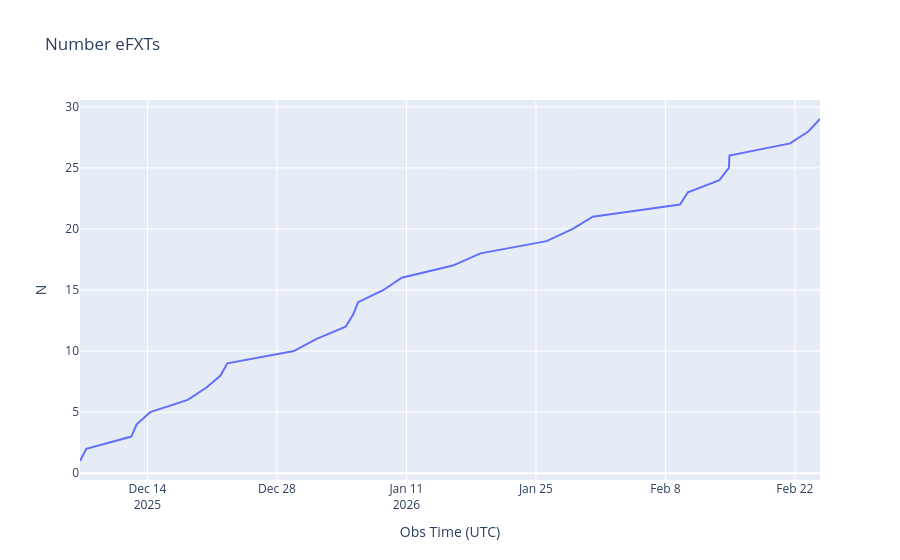
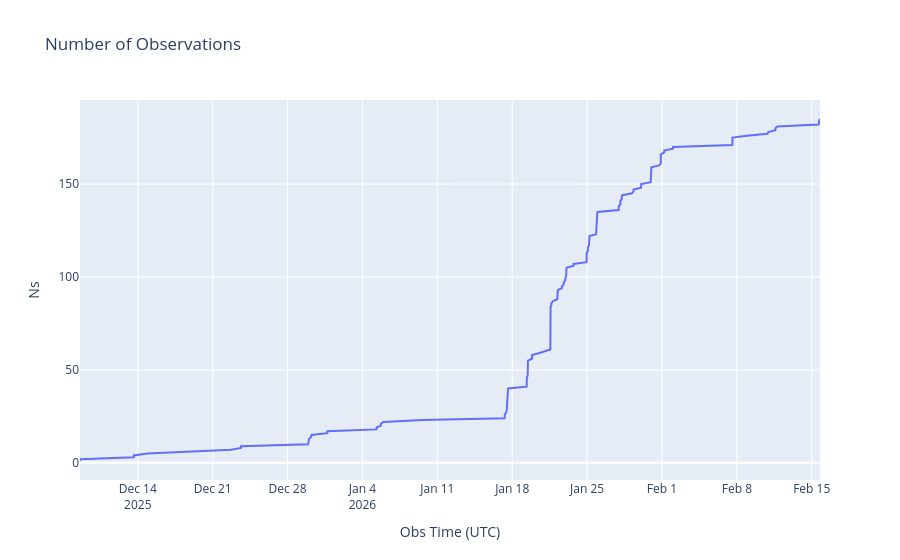

The notebook cell these images were saved under, in order:
### Code cell
show_cumulative_observations()

### Figure 1 — Plotly figure (JSON) as saved in the notebook; plotly's stock layout.template omitted (floating-point values rounded to 4 significant figures)
{"data": [{"hovertemplate": "Obs Time (UTC)=%{x}<br>N=%{y}<extra></extra>", "legendgroup": "", "line": {"color": "#636efa", "dash": "solid"}, "marker": {"symbol": "circle"}, "mode": "lines", "name": "", "orientation": "v", "showlegend": false, "type": "scatter", "x": ["2025-12-06T17:01:24.000000000", "2025-12-07T09:23:03.000000000", "2025-12-12T06:12:52.000000000", "2025-12-12T20:05:17.000000000", "2025-12-14T07:20:22.000000000", "2025-12-18T08:33:12.000000000", "2025-12-20T08:26:43.000000000", "2025-12-21T21:39:06.000000000", "2025-12-22T15:18:06.000000000", "2025-12-29T19:58:49.000000000", "2026-01-01T06:35:42.000000000", "2026-01-04T10:25:44.000000000", "2026-01-05T05:50:30.000000000", "2026-01-05T18:47:36.000000000", "2026-01-08T12:32:58.000000000", "2026-01-10T11:58:23.000000000", "2026-01-16T00:27:01.000000000", "2026-01-19T00:11:49.000000000", "2026-01-26T03:25:54.000000000", "2026-01-28T23:39:59.000000000", "2026-01-31T03:31:25.000000000", "2026-02-09T13:44:06.000000000", "2026-02-10T10:23:01.000000000", "2026-02-13T19:58:40.000000000", "2026-02-14T20:38:04.000000000", "2026-02-14T22:03:34.000000000", "2026-02-21T11:43:14.000000000", "2026-02-23T11:20:27.000000000", "2026-02-24T17:03:42.000000000"], "xaxis": "x", "y": [1, 2, 3, 4, 5, 6, 7, 8, 9, 10, 11, 12, 13, 14, 15, 16, 17, 18, 19, 20, 21, 22, 23, 24, 25, 26, 27, 28, 29], "yaxis": "y"}], "layout": {"legend": {"tracegroupgap": 0}, "title": {"text": "Number eFXTs"}, "xaxis": {"anchor": "y", "domain": [0, 1], "title": {"text": "Obs Time (UTC)"}}, "yaxis": {"anchor": "x", "domain": [0, 1], "title": {"text": "N"}}}}

### Figure 2 — Plotly figure (JSON) as saved in the notebook; plotly's stock layout.template omitted (floating-point values rounded to 4 significant figures; data arrays with more than 128 entries replaced by an {"elided": "..."} marker saying what was removed)
{"data": [{"hovertemplate": "Obs Time (UTC)=%{x}<br>Ns=%{y}<extra></extra>", "legendgroup": "", "line": {"color": "#636efa", "dash": "solid"}, "marker": {"symbol": "circle"}, "mode": "lines", "name": "", "orientation": "v", "showlegend": false, "type": "scatter", "x": {"elided": "185 str values"}, "xaxis": "x", "y": {"elided": "185 int values"}, "yaxis": "y"}], "layout": {"legend": {"tracegroupgap": 0}, "title": {"text": "Number of Observations"}, "xaxis": {"anchor": "y", "domain": [0, 1], "title": {"text": "Obs Time (UTC)"}}, "yaxis": {"anchor": "x", "domain": [0, 1], "title": {"text": "Ns"}}}}
